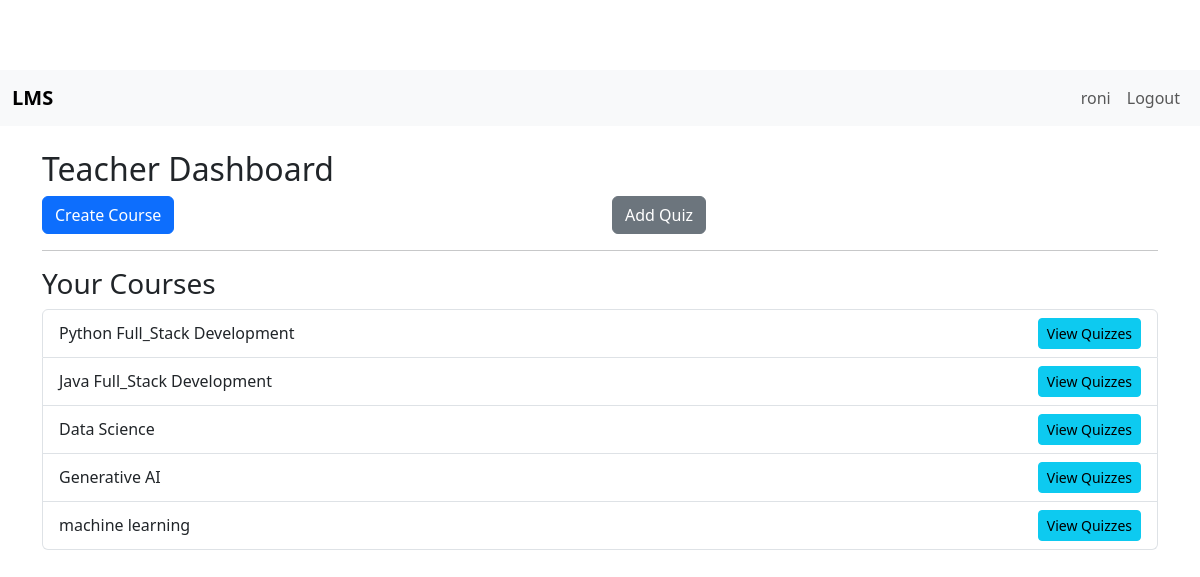
/teacher/dashboard/ (signed in), run on the app's committed database.
### main/models.py (models this page shows, shortened)
class Course(models.Model):
    title = models.CharField(max_length=200)
    description = models.TextField()
    teacher = models.ForeignKey(User, on_delete=models.CASCADE, related_name='courses')

### main/views.py (the view)
# urls.py: path('teacher/dashboard/', views.teacher_dashboard, name='teacher_dashboard'),
@login_required
def teacher_dashboard(request):
    if request.user.profile.user_type != 'teacher':
        messages.error(request, 'Access denied.')
        return redirect('home')
    courses = Course.objects.filter(teacher=request.user)
    return render(request, 'teacher_dashboard.html', {'courses': courses})

### templates/teacher_dashboard.html (shortened to what this page needs)
{% extends 'base.html' %}
{% block content %}
<h2>Teacher Dashboard</h2>
<div class="row">
    <div class="col-md-6">
        <a href="{% url 'create_course' %}" class="btn btn-primary">Create Course</a>
    </div>
    <div class="col-md-6">
        <a href="{% url 'add_quiz' %}" class="btn btn-secondary">Add Quiz</a>
    </div>
</div>
<hr>
<h3>Your Courses</h3>
<ul class="list-group">
    {% for course in courses %}
        <li class="list-group-item d-flex justify-content-between align-items-center">
            {{ course.title }}
            <span>
                <a href="{% url 'view_quizzes' course.id %}" class="btn btn-sm btn-info">View Quizzes</a>
            </span>
        </li>
    {% empty %}
        <li class="list-group-item">No courses available.</li>
    {% endfor %}
</ul>
{% endblock %}

### templates/base.html (shortened to what this page needs)
{% load static %}
<!DOCTYPE html>
<html lang="en">
<head>
    <link href="https://cdn.jsdelivr.net/npm/bootstrap@5.3.0/dist/css/bootstrap.min.css" rel="stylesheet">
    <link rel="stylesheet" href="{% static 'css/style.css' %}">
</head>
<body>
    <nav class="navbar navbar-expand-lg navbar-light bg-light">
        <div class="container-fluid">
            <a class="navbar-brand" href="{% url 'home' %}">LMS</a>
            <div class="collapse navbar-collapse" id="navbarNav">
                <ul class="navbar-nav ms-auto">
                    {% if user.is_authenticated %}
                        <li class="nav-item">
                            <a class="nav-link" href="#">{{ user.username }}</a>
                        </li>
                        <li class="nav-item">
                            <a class="nav-link" href="{% url 'logout' %}">Logout</a>
                        </li>
                    {% endif %}
                </ul>
            </div>
        </div>
    </nav>
    <div class="container mt-4">
        {% block content %}
        {% endblock %}
    </div>
</body>
</html>

### static/css/style.css (style rules this page uses)
body { padding-top: 70px; }
.navbar-brand { font-weight: bold; }

### data on the page
Course: title "Python Full_Stack Development"
Course: title "Java Full_Stack Development"
Course: title "Data Science"
Course: title "Generative AI"
Course: title "machine learning"

### other printed values
{{ user.username }} "roni"
